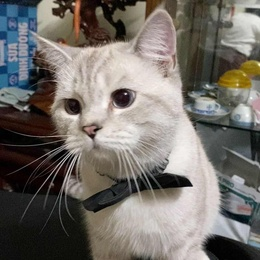
%> input picture cat.jpg, 260 x 260 px, shrunk from 1020 x 1020 before the run, given in place of ., which was not available
$ octave mySVD.m   (GNU Octave 9; MATLAB toolbox functions it lacks are replaced by stand-ins)
%> lines starting %> are read from the running program, lines starting %| are printed output that depends on the picture; pictures that were not available may be replaced by others from this repository, and a replacement may not be noted
clear all
close all
clc

file_path = input('Please input file directory (enter for default): ','s');
%> the answer given: .
if strcmp(file_path, '')
   file_path = 'C:\Users\lechi\OneDrive - y1zrr\Documents\MATLAB\bachkhoa.jpg';
end

A = double(rgb2gray((imread(file_path))));
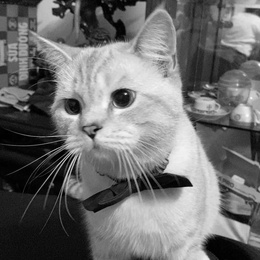
%> A: size 260x260 double; min 0, max 254, mean 112.4
[nx,ny] = size(A);
%> nx = 260; ny = 260

figure('Name','Image compression','NumberTitle','off','Position', [50, 50, nx*2, ny]); % Adjust the position and size as needed
subplot(1,3,1)

imshow(uint8(A),'InitialMagnification','fit'), axis off
title('Original');
%% SVD Approximations
[U,S,V] = svd(A,'econ');


% tuy chinh singular values de in ra
while true
user_r = input('Enter how many singular values: (enter 0 to stop) ');
if user_r == 0
    break; % exit the loop if user enters 0
end
if user_r > rank(S)
    user_r = rank(S);
end
ReducedImage = U(:,1:user_r)*S(1:user_r,1:user_r)*V(:,1:user_r)';
subplot(1,3,2);
imshow(uint8(ReducedImage)), axis off
title(['r = ', num2str(user_r,'%d'),', ',num2str(100*user_r*(nx+ny)/(nx*ny),'%2.1f'),'%']);
end
%> this loop made 2 passes; the answer given on pass 1: 3
%> pass 1, `imshow(uint8(ReducedImage))`:
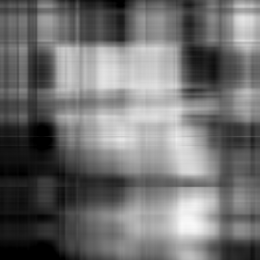
%> displayed picture: size 260x260, on the screen's scale of 0 to 255; min 0, max 249, mean 112.4


%% Chay animation r = 0 cho toi max
pause on % to enable pause function
r = 0;
while (r < rank(S))
    ReducedImage = U(:,1:r)*S(1:r,1:r)*V(:,1:r)';
    subplot(1,3,3);
    imshow(uint8(ReducedImage)), axis off
    title(['r = ', num2str(r,'%d'),', ',num2str(100*r*(nx+ny)/(nx*ny),'%2.1f'),'%']);
    r = r + 50;
    pause(0.01);
end
%> this loop made 6 passes
%> r on passes 1 to 6: 50, 100, 150, 200, 250, 300


%% Singular values graph
figure('Name','Singular values','NumberTitle','off'); % Adjust the position and size as needed
semilogy(diag(S),'k','LineWidth',2), grid on
xlabel('r')
ylabel('Singular value \sigma_r')
xlim([-50 rank(S)])
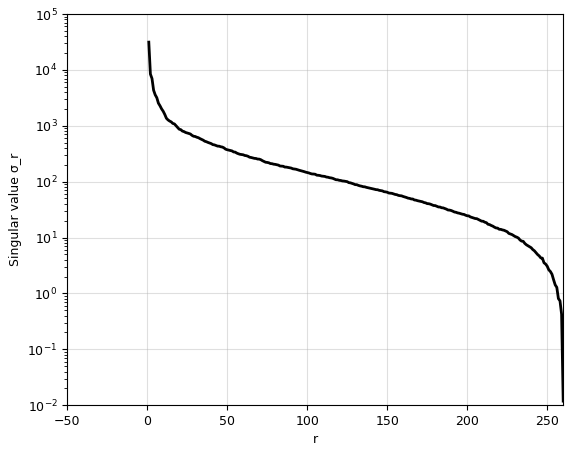
%> figure redrawn from the program's plot data; curve peaks at x = 1, y = 31372.2
